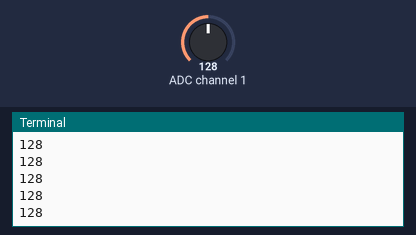
A program run on a simulated Raspberry Pi (BCM pin numbers). Parts: the last lines printed to the terminal. The test bench sets the inputs (shaded band); at power-on: ADC channel 1 = 128 (analog values on the 0–255 scale). Library files of the repository ran but are not shown: __init__.py, PCF8591.py.

Above: at 1.2 s.
1.3 s: ADC channel 1 set to 178
At 1.56 s:
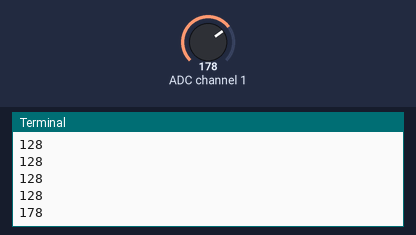
2.8 s: ADC channel 1 set to 224
At 2.97 s:
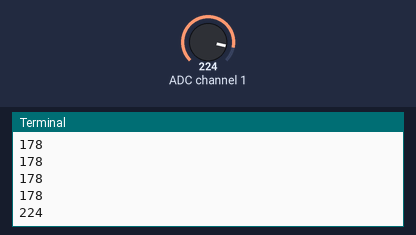
Timing chart, 0 to 5.8 s (numbered marks = the images above; inputs shaded):
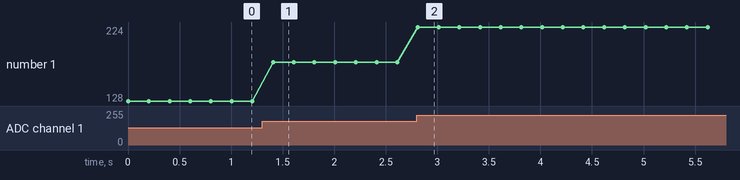

The program:

tester.py
```python
import RPi.GPIO as GPIO
import time
from PCF8591 import PCF8591


class LaserMeasure(object):
    def __init__(self, addr=0x48, device_num=0):
        # PCF8591_MODULE SETUP
        self.PCF8591_MODULE = PCF8591.PCF8591()
        # SET GPIO WARNINGS AS FALSE
        GPIO.setwarnings(False)
        # SET DEVICE ID
        self.device_id = device_num

    def get_object_detected(self):
        value = self.PCF8591_MODULE.read(2)
        print(value)
        return value > 70

    def destroy(self):
        GPIO.cleanup()

if __name__ == "__main__":
    module = LaserMeasure(0x48, 0)
    while True:
        module.get_object_detected()
        time.sleep(0.2)
```

Measured:
- after the input at 1.3 s, the terminal: prints a new line after 0.11 s (image 1)
- after the input at 2.8 s, the terminal: prints a new line at once (image 2)
- plotted number 1: 128 → 178 after the input at 1.3 s, 178 → 224 after the input at 2.8 s
